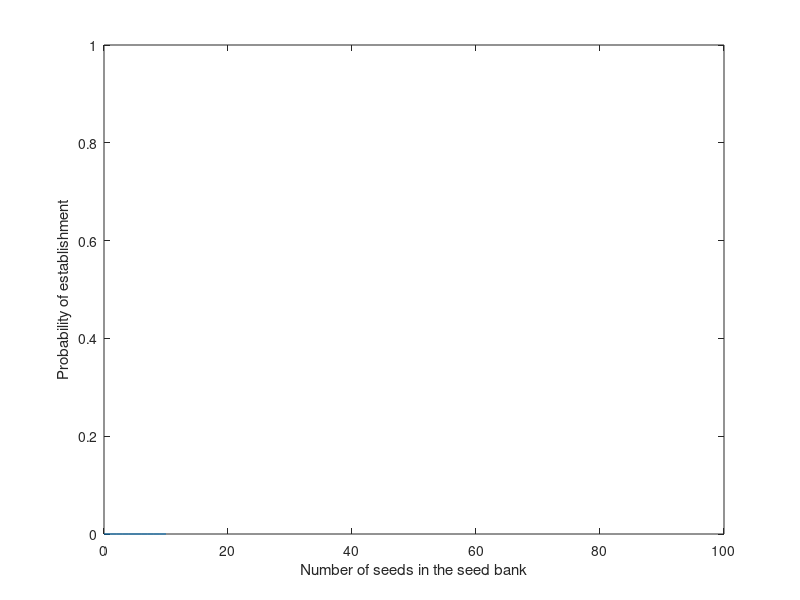

The MATLAB script that drew this image:
SB=0:1:10;
m=100;
est=100;
ProbS= 1-(1-1./est).^(SB/m/m);

plot(SB,ProbS)
xlabel('Number of seeds in the seed bank'), ylabel('Probability of establishment')
axis([0 100 0 1])
